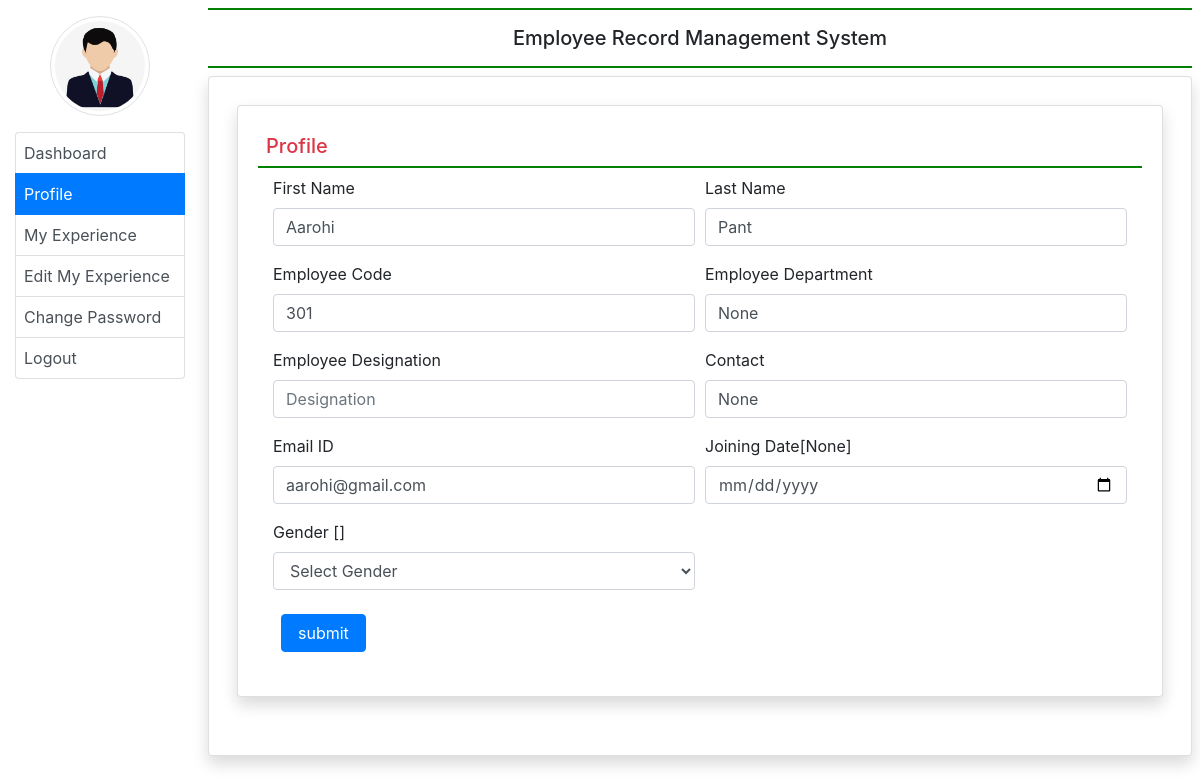
Screenshot of /profile/ (signed in) with the database file from the repository.
### employee/models.py (models this page shows, shortened)
class EmployeeDetail(models.Model):
    user = models.ForeignKey(User, on_delete=models.CASCADE)
    empcode = models.CharField(max_length=50)
    empdept = models.CharField(max_length=100, null=True)
    designation = models.CharField(max_length=100)
    contact = models.CharField(max_length=15, null=True)
    joiningdate = models.DateField(null=True)

### employee/views.py (the view, shortened to what this page needs)
# urls.py: path('profile/', profile, name='profile'),
def profile(request):
    if not request.user.is_authenticated:
        return redirect('emp_login')
    error = ""
    user = request.user
    employee = EmployeeDetail.objects.get(user=user)
    return render(request, 'profile.html', locals())

### employee/templates/profile.html (shortened to what this page needs)
{% extends 'emp_base.html' %}
{% block main %}
<div class="card shadow m-2">
    <div class="card-body ">
        <h5 class="p-2 text-danger" style="border-bottom:2px solid green">Profile</h5>
    <div class="container-fluid">
        <form method="post">
            <div class="form-row">
                <div class="col-sm-6">
                    <div class="form-group">
                      <label>First Name</label>
                        <input type="text" name="firstname" class="form-control" placeholder="Enter First Name" pattern="[A-Za-z]+" value="{{employee.user.first_name}}">
                    </div>
                </div>
                <div class="col-sm-6">
                    <div class="form-group">
                      <label>Last Name</label>
                        <input type="text" name="lastname" class="form-control" placeholder="Enter Last Name" pattern="[A-Za-z]+" value="{{employee.user.last_name}}">
                    </div>
                </div>
                <div class="col-sm-6">
                    <div class="form-group">
                      <label>Employee Code</label>
                        <input type="text" name="empcode" class="form-control" placeholder="Enter Employee Code" pattern="[0-9]+" value="{{employee.empcode}}">
                    </div>
                </div>
                <div class="col-sm-6">
                    <div class="form-group">
                      <label>Employee Department</label>
                        <input type="text" name="department" class="form-control" placeholder="Department" value="{{employee.empdept}}">
                    </div>
                </div>
                 <div class="col-sm-6">
                    <div class="form-group">
                      <label>Employee Designation</label>
                        <input type="text" name="designation" class="form-control" placeholder="Designation" value="{{employee.designation}}">
                    </div>
                </div>
                <div class="col-sm-6">
                    <div class="form-group">
                      <label>Contact</label>
                        <input type="text" name="contact" class="form-control" placeholder="Contact Number" value="{{employee.contact}}">
                    </div>
                </div>
            <div class="col-sm-6">
                    <div class="form-group">
                      <label>Email ID</label>
                        <input type="email" name="email id" class="form-control" placeholder="Email ID" value="{{employee.user.username}}">
                    </div>
                </div>
                <div class="col-sm-6">
                    <div class="form-group">
                      <label>Joining Date[{{employee.joiningdate}}]</label>
                        <input type="date" name="jdate" class="form-control" placeholder="Joining date">
                    </div>
                </div>
                <div class="col-sm-6">
                    <div class="form-group">
                      <label>Gender [{{employee.gender}}]</label>
                       <select name="gender" class="form-control">
                           <option value ="Select Gender">Select Gender</option>
                       </select>
                    </div>
                </div>
</div>
                <input type="submit" value="submit" class="m-2 px-3 btn btn-primary">
        </form>
    </div>
    </div>
</div>
{% endblock %}

### rows the page displays
EmployeeDetail: firstname "Aarohi", lastname "Pant", empcode "301", department "None", contact "None", user.username "aarohi@gmail.com", joiningdate "None"
